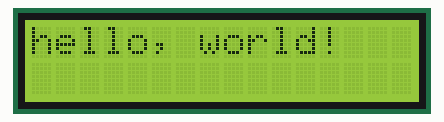
This sketch was run on a simulated Arduino Uno, built with avr-gcc and run on an emulated ATmega328P. On the bench: 16×2 character LCD.

Above: at 0.1 s.
At 1.6 s:
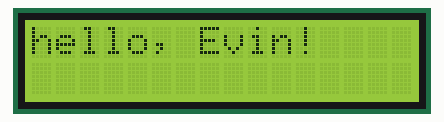
At 2.6 s:
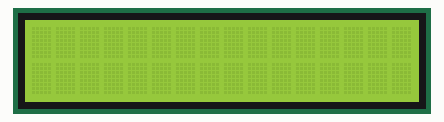

Measured:
- by itself, everything shown: repeats every 3.0 s, in 4 steps
- what the display in image 1 shows lasts 1.0 s, from 1.6 s to 2.6 s
- what the display in image 2 shows lasts 0.5 s, from 2.6 s to 3.1 s

The sketch:

lcd_ekran_potansiyometre_yazi.ino
```cpp
#include <LiquidCrystal.h>

LiquidCrystal lcd(12, 11, 5, 4, 3, 2);

void setup() {
  lcd.begin(16, 2);
  lcd.print("");
}

void loop() {
  lcd.print("hello, world!");
  delay(1000);
  lcd.clear();
  delay(500);
  lcd.print("hello, Evin!");
  delay(1000);
  lcd.clear();
  delay(500);
}
```
